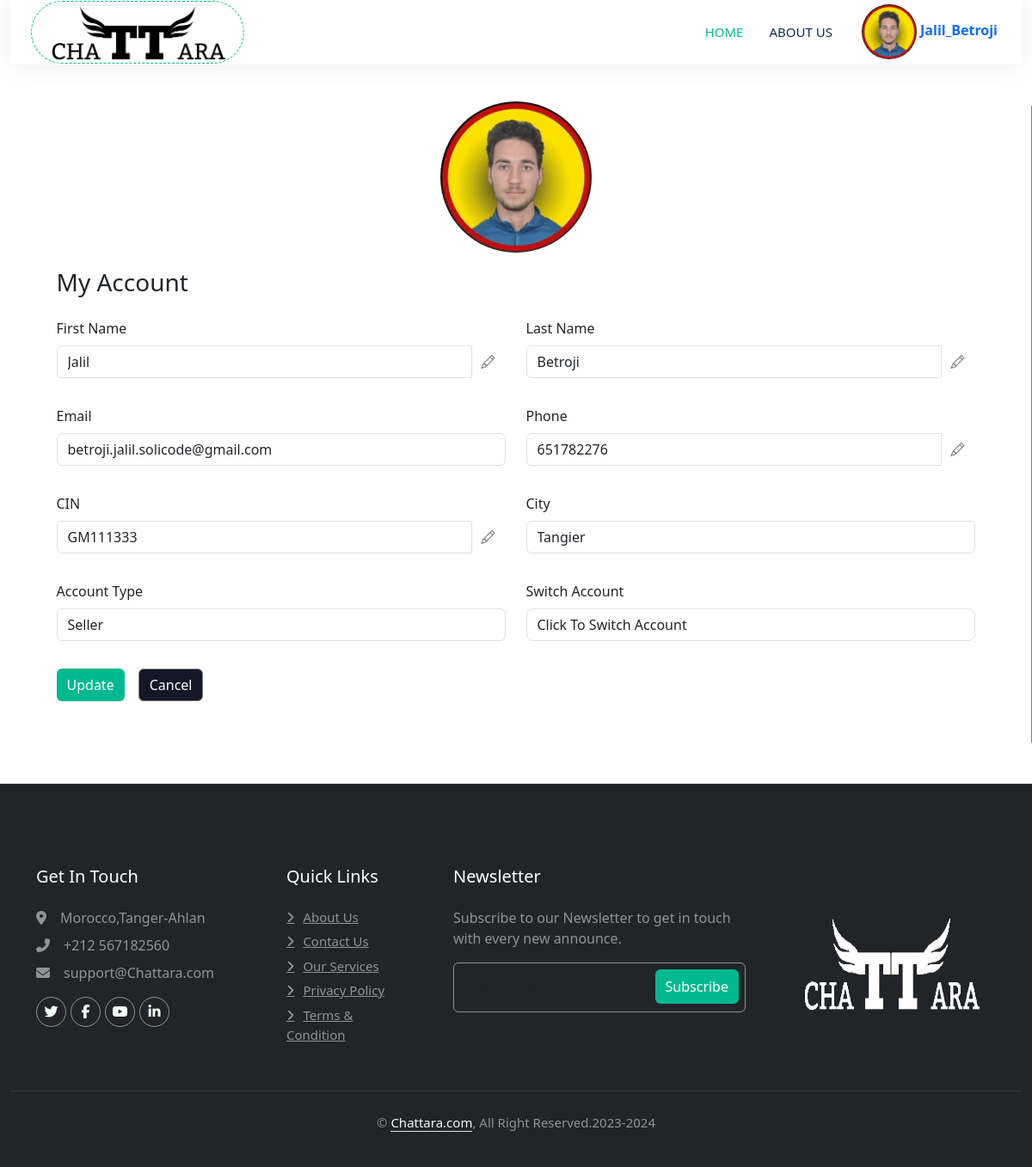
Screenshot of /src/Views/profile.php (signed in) with the database file from the repository.
### tables this page shows
CREATE TABLE `users` (
  `Nickname` varchar(50) NOT NULL,
  `First_Name` varchar(90) NOT NULL,
  `Last_Name` varchar(50) NOT NULL,
  `Image_Path` varchar(1000) NOT NULL,
  `Password` varchar(1000) NOT NULL,
  `Email` varchar(50) NOT NULL,
  `Phone` int(11) NOT NULL,
  `CIN` varchar(11) NOT NULL,
  `City` varchar(50) NOT NULL,
  `Address` varchar(50) NOT NULL,
  `Account_Type` varchar(30) NOT NULL,
  `Creation_Date` date NOT NULL DEFAULT current_timestamp(),
  `Admin` tinyint(1) NOT NULL
);

### src/Config/connect.php (called while the page is built)
<?php
class Dbh {
  private $host = "localhost";
  private $username = "root";
  private $password = "";
  private $dbName = "chattara";
  public function connect(){
      try{
          $dsn = "mysql:host=".$this->host.";dbname=".$this->dbName;
          $conn = new PDO($dsn, $this->username, $this->password);
          $conn->setAttribute(PDO::ATTR_DEFAULT_FETCH_MODE, PDO::FETCH_ASSOC);
          return $conn;
      }catch(PDOException $e){
          echo "Connection failed: " . $e->getMessage();
      }
  }
}
?>

### src/Views/profile.php (the view, shortened to what this page needs)
<?php
require_once '../Config/connect.php';
if ($_SESSION['logged_in'] !== true) {
    header("Location: ./locked.php");
    exit;
} elseif (isset($_SESSION['Email'])) {
    class Profile_info
    {
        private $conn;
        public function __construct($dbh)
        {
            $this->conn = $dbh->connect();
        }
        public function getUser()
        {
            $query = "SELECT * FROM users WHERE Email = ? ;";
            $statement = $this->conn->prepare($query);
            $statement->execute(array($_SESSION['Email']));
            $profile_info = $statement->fetch(PDO::FETCH_ASSOC);
            return $profile_info;
        }
    }
    $dbh = new Dbh();
    $profile_info_obj = new Profile_info($dbh);
    $profile_info = $profile_info_obj->getUser();
}
?>
<!DOCTYPE html>
<html lang="en">
<?php include_once('./templates/header.php') ?>
<body>
    <header class="container-fluid nav-bar bg-transparent">
        <nav class="navbar navbar-expand-lg bg-white navbar-light py-0 px-4">
            <a href="index.php" class="navbar-brand d-flex align-items-center text-center">
                <div class="icon me-2">
                    <img class="img-fluid" src="../../public/img/logo.png" alt="Icon" style="width: 15rem; height: 4rem;">
                </div>
            </a>
            <div class="collapse navbar-collapse" id="navbarCollapse">
                <div class="navbar-nav ms-auto">
                    <a href="items.php" class="nav-item nav-link active">Home</a>
                    <a href="#footer" class="nav-item nav-link">About Us</a>
                    <div class="nav-item dropdown d-flex m-1">
                        <a href="#" class="nav-item"><img class="rounded-circle" style="width:4rem; height:4rem;"
                                src="../../public/img/<?php echo $profile_info['Image_Path'] ?>">
                            <span class="fw-bold">
                                <?php echo $profile_info['Nickname'] ?>
                            </span>
                        </a>
                    </div>
                </div>
            </div>
        </nav>
    </header>
    <section>
        <div class="d-flex flex-column border-right w-100 lines mt-5">
            <div class="container ">
                <form class="mb-5" id="setting_section" action="./profile_code.php" method="POST"
                    enctype="multipart/form-data">
                    <div class="mx-2 text-center mb-4" id="prodile_image">
                        <div class="profile-pic w-25 container">
                            <label class="-label" for="file">
                                <span><i class="fa-solid fa-camera"></i></span>
                                <span>Change Image</span>
                            </label>
                            <img src="../../public/img/<?php echo $profile_info['Image_Path'] ?>" alt="profile picture" id="output"
                                style="width: 11rem; height: 11rem; border-radius: 100%" />
                        </div>
                    </div>
                    <h3 class="mx-4">My Account</h3>
                    <div class="d-flex gap-4 mx-4 justify-content-center">
                        <div class="w-50">
                            <label for="text" class="d-block pb-2 pt-3">First Name</label>
                            <div class="input-group mb-3">
                                <input type="text" class="form-control" readonly
                                    value="<?php echo $profile_info['First_Name'] ?>" class="form-control"
                                    name="first_name" id="f_Name">
                                <button class="btn btn-outline-secondary" type="button" id="edit_Fname"><i
                                        class="bi bi-pencil"></i></button>
                            </div>
                        </div>
                        <div class="w-50">
                            <label for="text" class="d-block pb-2 pt-3">Last Name</label>
                            <div class="input-group mb-3">
                                <input type="text" class="form-control" readonly
                                    value="<?php echo $profile_info['Last_Name'] ?>" class="form-control"
                                    name="last_name" id="l_Name">
                                <button class="btn btn-outline-secondary" type="button" id="edit_Lname"><i
                                        class="bi bi-pencil"></i></button>
                            </div>
                        </div>
                    </div>
                    <div class="d-flex gap-4 mx-4 justify-content-center">
                        <div class="w-50">
                            <label for="email" class="d-block pb-2 pt-3">Email</label>
                            <div class="input-group mb-3">
                                <input type="text" class="form-control" readonly
                                    value="<?php echo $profile_info['Email'] ?>" class="form-control" name="email">
                            </div>
                        </div>
                        <div class="w-50">
                            <label for="number" class="d-block pb-2 pt-3">Phone</label>
                            <div class="input-group mb-3">
                                <input type="text" class="form-control" readonly
                                    value="<?php echo $profile_info['Phone'] ?>" class="form-control" name="phone"
                                    id="phone">
                                <button class="btn btn-outline-secondary" type="button" id="edit_Phone"><i
                                        class="bi bi-pencil"></i></button>
                            </div>
                        </div>
                    </div>
                    <div class="d-flex gap-4 mx-4 justify-content-center">
                        <div class="w-50">
                            <label for="text" class="d-block pb-2 pt-3">CIN</label>
                            <div class="input-group mb-3">
                                <input type="text" class="form-control" readonly
                                    value="<?php echo $profile_info['CIN'] ?>" class="form-control" name="cin" id="cin">
                                <button class="btn btn-outline-secondary" type="button" id="edit_Cin"><i
                                        class="bi bi-pencil"></i></button>
                            </div>
                        </div>
                        <div class="w-50">
                            <label for="text" class="d-block pb-2 pt-3">City</label>
                            <div class="input-group">
                                <select class="form-control" name="city">
                                    <option value="<?php echo $profile_info['City'] ?>" selected><?php echo $profile_info['City'] ?></option>
                                </select>
                            </div>
                        </div>
                    </div>
                    <div class="d-flex gap-4 mx-4 justify-content-center">
                        <div class="w-50">
                            <label for="email" class="d-block pb-2 pt-3">Account Type</label>
                            <div class="input-group mb-3">
                                <input type="text" class="form-control" readonly
                                    value="<?php echo $profile_info['Account_Type'] ?>" class="form-control"
                                    name="account_type" id="account_type">
                            </div>
                        </div>
                        <div class="w-50">
                            <label for="number" class="d-block pb-2 pt-3">Switch Account</label>
                            <div class="input-group">
                                <select name="account_type" id="account_type" class="form-control rounded-3">
                                    <option value="Switch Account" selected>Click To Switch Account</option>
                                </select>
                            </div>
                        </div>
                    </div>
                    <div class="d-flex gap-3 mx-4 mt-3">
                        <button type="submit" class="btn btn-primary" name="update">Update</button>
                        <button class="btn" style="
                           background-color: #121826;
                           color: white;
                           border: 1px gray solid;
                           ">
                            Cancel
                        </button>
                    </div>
                </form>
                <?php
                if ($profile_info['Account_Type'] == "Buyer") {
                    ?>
                    <?php
                    class Orders
                    {
                        private $conn;
                        public function __construct($dbh)
                        {
                            $this->conn = $dbh->connect();
                        }
                        public function getOrders($userEmail)
                        {
                            $sql = "SELECT orders.*, products.Product_Name, products.Product_Price FROM orders
                            LEFT JOIN products ON orders.Product_ID = products.Product_ID
                            WHERE orders.Email=?";
                            $stmt = $this->conn->prepare($sql);
                            $stmt->execute([$userEmail]);
                            $orders = $stmt->fetchAll(PDO::FETCH_ASSOC);
                            return $orders;
                        }
                    }
                    $dbh = new Dbh();
                    $orders = new Orders($dbh);
                    $userEmail = $_SESSION['Email'];
                    $orderData = $orders->getOrders($userEmail);
                    ?>
                    <div class="mx-4 mb-5 hide" id="order_section">
                        <?php
                        foreach ($orderData as $order) {
                            $date = new DateTime($order['Order_Date']);
                            ?>
                            <div class="d-flex order">
                                <div class="date">
                                    <p>
                                        <?php echo $date->format('d') ?>
                                    </p>
                                    <p>
                                        <?php echo $date->format('M') ?>
                                    </p>
                                    <p>
                                        <?php echo $date->format('Y') ?>
                                    </p>
                                </div>
                                <div class="d-flex justify-content-between data w-100">
                                    <h4>
                                        <?php echo $order['Product_Name'] ?>
                                    </h4>
                                    <div class="d-flex gap-2 w-25 justify-content-center">
                                        <button class="btn price w-50">$
                                            <?php echo $order['Product_Price'] ?>
                                        </button>
                                        <button class="w-50 btn btn-secondary">
                                            <?php echo $order['Order_Status'] ?>
                                        </button>
                                        <?php
                                        $current_time = new DateTime();
                                        $current_time->sub(new DateInterval('P3D'));
                                        $order_updated_date = new DateTime($order['Order_Updated_Date']);
                                        if ($order['Order_Status'] === "Livred" && $order_updated_date <= $current_time):
                                            ?>
                                            <select name="product_health" id="product_health" class="btn btn-warning"
                                                style="height:100%;">
                                                <option value="Worked" selected>Worked</option>
                                                <option value="Not working">Not Working</option>
                                            </select>
                                        <?php endif; ?>
                                    </div>
                                </div>
                            </div>
                            <?php
                        }
                        ?>
                    </div>
                </div>
                <?php
                } else {
                    ?>
            </div>
        <?php } ?>
    </section>
<?php include_once('./templates/footer.php') ?>
</body>
</html>

### public/css/style.css (style rules this page uses)
:root { --primary: #00b98e; --secondary: #ff6922; --light: #effdf5; --dark: #0e2e50; }
body { background-color: #fff; }
.btn { transition: 0.5s; border: none; }
.btn.btn-primary, .btn.btn-secondary { color: #ffffff; }
.btn.btn-primary { background-color: var(--primary); border: none; }
a { text-decoration: none; }
.nav-bar { position: relative; transition: 0.5s; z-index: 999; }
.navbar { box-shadow: 0 0 30px rgba(0, 0, 0, 0.08); }
.navbar-light .navbar-nav .nav-link { margin-right: 30px; padding: 25px 0; color: #ffffff; font-size: 15px; text-transform: uppercase; outline: none; }
.navbar-light .navbar-nav .nav-link:hover, .navbar-light .navbar-nav .nav-link.active { color: var(--primary); }
.lines { border-right: 1px gray solid; }
.navbar-light .navbar-brand { height: 75px; }
.navbar-light .navbar-nav .nav-link { color: var(--dark); font-weight: 500; }
select { outline: none; }
.icon { padding: 0.2rem; display: inline-flex; align-items: center; justify-content: center; background: #ffffff !important; border-radius: 50px; border: 1px dashed var(--primary) !important; }
.profile_data input , select , textarea { outline: none; border: 1px gray solid; padding-left: .5rem; height: 50%; }
.profile-pic { color: transparent; transition: all 0.3s ease; display: flex; height: 20%; justify-content: center; align-items: center; position: relative; transition: all 0.3s ease; }
.profile-pic img { position: absolute; object-fit: cover; box-shadow: 0 0 10px 0 rgba(255, 255, 255, 0.35); border-radius: 100px; z-index: 0; }
.profile-pic .-label { cursor: pointer; height: 165px; width: 165px; }
.profile-pic span { display: inline-flex; padding: 0.2em; height: 2em; }

### rows the page displays
users: Image_Path (picture), Nickname "Jalil_Betroji", first_name "Jalil", last_name "Betroji", email "betroji.jalil.solicode@gmail.com", phone "651782276", cin "GM111333", city "Tangier", account_type "Seller"
